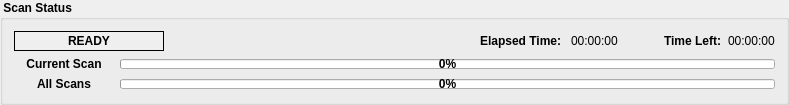
            <widget class="QGroupBox" name="groupBox">
             <property name="minimumSize">
              <size>
               <width>0</width>
               <height>0</height>
              </size>
             </property>
             <property name="maximumSize">
              <size>
               <width>16777215</width>
               <height>16777215</height>
              </size>
             </property>
             <property name="font">
              <font>
               <weight>75</weight>
               <bold>true</bold>
              </font>
             </property>
             <property name="title">
              <string> Scan Status </string>
             </property>
             <property name="flat">
              <bool>false</bool>
             </property>
             <layout class="QVBoxLayout" name="verticalLayout_8">
              <item>
               <layout class="QHBoxLayout" name="horizontalLayout_19">
                <item>
                 <widget class="QLabel" name="scanActionLbl_2">
                  <property name="minimumSize">
                   <size>
                    <width>150</width>
                    <height>0</height>
                   </size>
                  </property>
                  <property name="autoFillBackground">
                   <bool>true</bool>
                  </property>
                  <property name="frameShape">
                   <enum>QFrame::Box</enum>
                  </property>
                  <property name="text">
                   <string>READY</string>
                  </property>
                  <property name="textFormat">
                   <enum>Qt::LogText</enum>
                  </property>
                  <property name="alignment">
                   <set>Qt::AlignCenter</set>
                  </property>
                 </widget>
                </item>
                <item>
                 <spacer name="horizontalSpacer_4">
                  <property name="orientation">
                   <enum>Qt::Horizontal</enum>
                  </property>
                  <property name="sizeHint" stdset="0">
                   <size>
                    <width>10</width>
                    <height>20</height>
                   </size>
                  </property>
                 </spacer>
                </item>
                <item>
                 <layout class="QHBoxLayout" name="horizontalLayout_20">
                  <item>
                   <spacer name="horizontalSpacer_5">
                    <property name="orientation">
                     <enum>Qt::Horizontal</enum>
                    </property>
                    <property name="sizeHint" stdset="0">
                     <size>
                      <width>300</width>
                      <height>20</height>
                     </size>
                    </property>
                   </spacer>
                  </item>
                  <item>
                   <widget class="QLabel" name="label_31">
                    <property name="text">
                     <string>Elapsed Time: </string>
                    </property>
                   </widget>
                  </item>
                  <item>
                   <widget class="QLabel" name="elapsedTimeLbl_2">
                    <property name="palette">
                     <palette>
                      <active>
                       <colorrole role="Text">
                        <brush brushstyle="SolidPattern">
                         <color alpha="255">
                          <red>0</red>
                          <green>0</green>
                          <blue>255</blue>
                         </color>
                        </brush>
                       </colorrole>
                      </active>
                      <inactive>
                       <colorrole role="Text">
                        <brush brushstyle="SolidPattern">
                         <color alpha="255">
                          <red>0</red>
                          <green>0</green>
                          <blue>255</blue>
                         </color>
                        </brush>
                       </colorrole>
                      </inactive>
                      <disabled>
                       <colorrole role="Text">
                        <brush brushstyle="SolidPattern">
                         <color alpha="255">
                          <red>110</red>
                          <green>110</green>
                          <blue>110</blue>
                         </color>
                        </brush>
                       </colorrole>
                      </disabled>
                     </palette>
                    </property>
                    <property name="font">
                     <font>
                      <weight>50</weight>
                      <bold>false</bold>
                     </font>
                    </property>
                    <property name="text">
                     <string>00:00:00</string>
                    </property>
                   </widget>
                  </item>
                 </layout>
                </item>
                <item>
                 <spacer name="horizontalSpacer_6">
                  <property name="orientation">
                   <enum>Qt::Horizontal</enum>
                  </property>
                  <property name="sizeHint" stdset="0">
                   <size>
                    <width>40</width>
                    <height>20</height>
                   </size>
                  </property>
                 </spacer>
                </item>
                <item>
                 <layout class="QHBoxLayout" name="horizontalLayout_21">
                  <item>
                   <widget class="QLabel" name="label_33">
                    <property name="text">
                     <string>Time Left:</string>
                    </property>
                   </widget>
                  </item>
                  <item>
                   <widget class="QLabel" name="timeLeftLbl_2">
                    <property name="palette">
                     <palette>
                      <active>
                       <colorrole role="Text">
                        <brush brushstyle="SolidPattern">
                         <color alpha="255">
                          <red>0</red>
                          <green>0</green>
                          <blue>255</blue>
                         </color>
                        </brush>
                       </colorrole>
                      </active>
                      <inactive>
                       <colorrole role="Text">
                        <brush brushstyle="SolidPattern">
                         <color alpha="255">
                          <red>0</red>
                          <green>0</green>
                          <blue>255</blue>
                         </color>
                        </brush>
                       </colorrole>
                      </inactive>
                      <disabled>
                       <colorrole role="Text">
                        <brush brushstyle="SolidPattern">
                         <color alpha="255">
                          <red>110</red>
                          <green>110</green>
                          <blue>110</blue>
                         </color>
                        </brush>
                       </colorrole>
                      </disabled>
                     </palette>
                    </property>
                    <property name="font">
                     <font>
                      <weight>50</weight>
                      <bold>false</bold>
                     </font>
                    </property>
                    <property name="text">
                     <string>00:00:00</string>
                    </property>
                   </widget>
                  </item>
                 </layout>
                </item>
               </layout>
              </item>
              <item>
               <layout class="QHBoxLayout" name="horizontalLayout_10">
                <item>
                 <widget class="QLabel" name="label_43">
                  <property name="minimumSize">
                   <size>
                    <width>100</width>
                    <height>0</height>
                   </size>
                  </property>
                  <property name="maximumSize">
                   <size>
                    <width>100</width>
                    <height>16777215</height>
                   </size>
                  </property>
                  <property name="text">
                   <string>Current Scan</string>
                  </property>
                  <property name="alignment">
                   <set>Qt::AlignCenter</set>
                  </property>
                 </widget>
                </item>
                <item>
                 <widget class="QProgressBar" name="curImgProgBar_2">
                  <property name="minimumSize">
                   <size>
                    <width>0</width>
                    <height>10</height>
                   </size>
                  </property>
                  <property name="maximumSize">
                   <size>
                    <width>16777215</width>
                    <height>10</height>
                   </size>
                  </property>
                  <property name="value">
                   <number>0</number>
                  </property>
                  <property name="invertedAppearance">
                   <bool>false</bool>
                  </property>
                 </widget>
                </item>
               </layout>
              </item>
              <item>
               <layout class="QHBoxLayout" name="horizontalLayout_26">
                <item>
                 <widget class="QLabel" name="label_44">
                  <property name="minimumSize">
                   <size>
                    <width>100</width>
                    <height>0</height>
                   </size>
                  </property>
                  <property name="maximumSize">
                   <size>
                    <width>100</width>
                    <height>16777215</height>
                   </size>
                  </property>
                  <property name="text">
                   <string>All Scans</string>
                  </property>
                  <property name="alignment">
                   <set>Qt::AlignCenter</set>
                  </property>
                 </widget>
                </item>
                <item>
                 <widget class="QProgressBar" name="totalProgBar_2">
                  <property name="minimumSize">
                   <size>
                    <width>0</width>
                    <height>10</height>
                   </size>
                  </property>
                  <property name="maximumSize">
                   <size>
                    <width>16777215</width>
                    <height>10</height>
                   </size>
                  </property>
                  <property name="value">
                   <number>0</number>
                  </property>
                 </widget>
                </item>
               </layout>
              </item>
             </layout>
            </widget>
